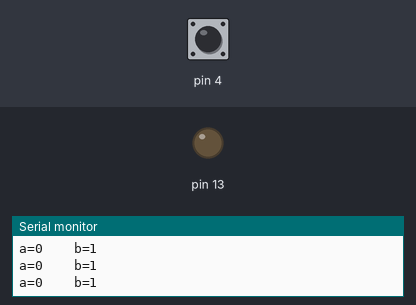
Simulated run of this sketch. Board: Arduino Uno, built with avr-gcc and run on an emulated ATmega328P. On the bench: output pins drawn as LEDs (lit = HIGH), the last lines printed to the serial monitor. The inputs (shaded band) are chosen by the test bench; at power-on: pin 4 LOW.

Above: at 1.2 s.
1.3 s: pin 4 driven HIGH
At 4.1 s:
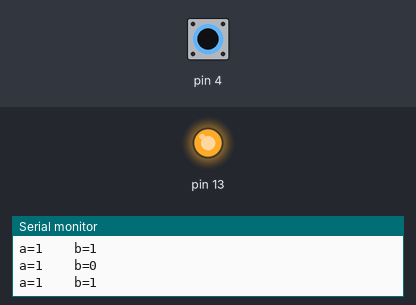
4.3 s: pin 4 driven LOW
At 5.0 s:
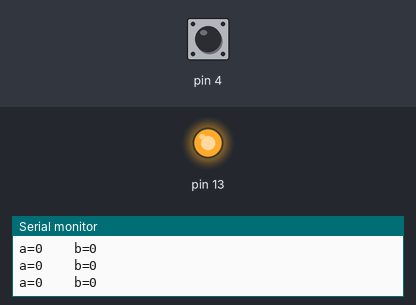
5.8 s: pin 4 pulsed HIGH 2 times (0.12 s each, 0.3 s apart)
At 6.7 s:
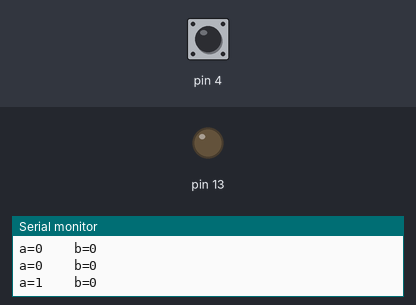
9.4 s: pin 4 pulsed HIGH 5 times (0.12 s each, 0.3 s apart)
At 10.2 s:
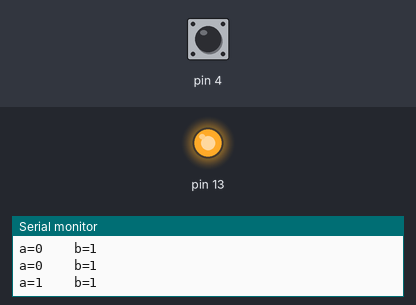
Timing chart, 0 to 12.4 s (numbered marks = the images above; inputs shaded):
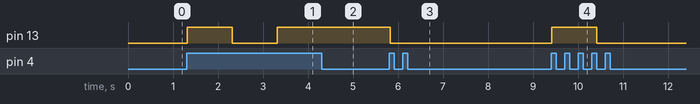

The sketch:

sketch_nov02c-_3V1_.ino
```cpp
//LED ON/OFF using one push button

int a;
int b=1;


void setup() {
 Serial.begin(9600);
 pinMode(4, INPUT);
 pinMode(13, OUTPUT);

}

void loop() {

  a=digitalRead(4);
  Serial.print("a=");
  Serial.print(a);
  Serial.print("    b=");
  Serial.println(b);

  if ((a==1)&&(b==1)) {
    digitalWrite(13, 1);
    b=0;
    delay(1000);
  }

  else {
    if((a==1)&&(b==0)) {
     digitalWrite(13, 0);
     b=1;
     delay(1000);
  }

}
}
```

Measured:
- after the input at 1.3 s, pin 13: LOW → HIGH at once, → LOW 1.0 s later, → HIGH 1.0 s later
- after the input at 4.3 s, pin 13: stays HIGH (without the input it goes to LOW after 0.02 s)
- after the input at 5.8 s, pin 13: HIGH → LOW at once
- after the input at 9.4 s, pin 13: LOW → HIGH at once, → LOW 1.0 s later
